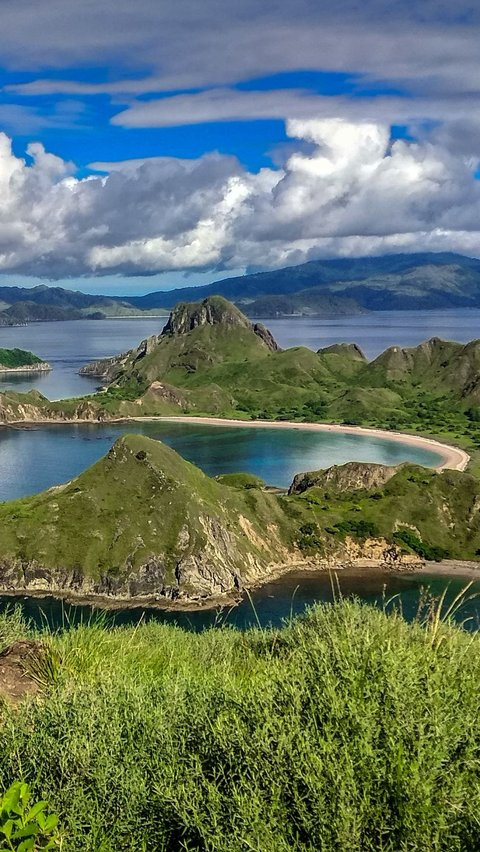
#> input picture uaspengcit-main/img/labuan.jpeg, 480 x 852 px, found by its file name
$ python KNN.py
#> lines starting #> are read from the running program, lines starting #| are printed output that depends on the picture
import cv2
import numpy as np
import matplotlib.pyplot as plt
from sklearn.neighbors import KNeighborsClassifier

# Membaca gambar dari file
image = cv2.imread('labuan.jpeg')  # Ganti dengan path ke file gambar Anda
#> image is the input picture: shape (852, 480, 3); mean B, G, R 102.8, 117.1, 100.9
image = cv2.cvtColor(image, cv2.COLOR_BGR2RGB)  # Konversi BGR ke RGB

# Menampilkan gambar asli
plt.figure(figsize=(8, 8))
plt.imshow(image)
plt.title('Gambar Asli')
plt.show()

# Mengubah gambar menjadi bentuk 2D
pixel_values = image.reshape((-1, 3))
pixel_values = np.float32(pixel_values)

# Membuat label untuk KNN (misalnya, kita gunakan label manual untuk latihan)
# Pada praktiknya, Anda akan memiliki data label untuk segmentasi
labels = np.zeros((pixel_values.shape[0],), dtype=int)

# Misal kita labeli beberapa pixel secara manual untuk KNN
# Label 1 untuk latar belakang, 2 untuk objek yang ingin disegmentasi
# Contoh data latih (manual untuk contoh)
labels[1000:2000] = 1  # beberapa piksel untuk latar belakang
labels[5000:6000] = 2  # beberapa piksel untuk objek

# Melatih model KNN
knn = KNeighborsClassifier(n_neighbors=3)
knn.fit(pixel_values, labels)

# Prediksi label untuk setiap piksel dalam gambar
segmented_labels = knn.predict(pixel_values)

# Mengubah label hasil segmentasi ke bentuk gambar
segmented_image = segmented_labels.reshape(image.shape[0], image.shape[1])
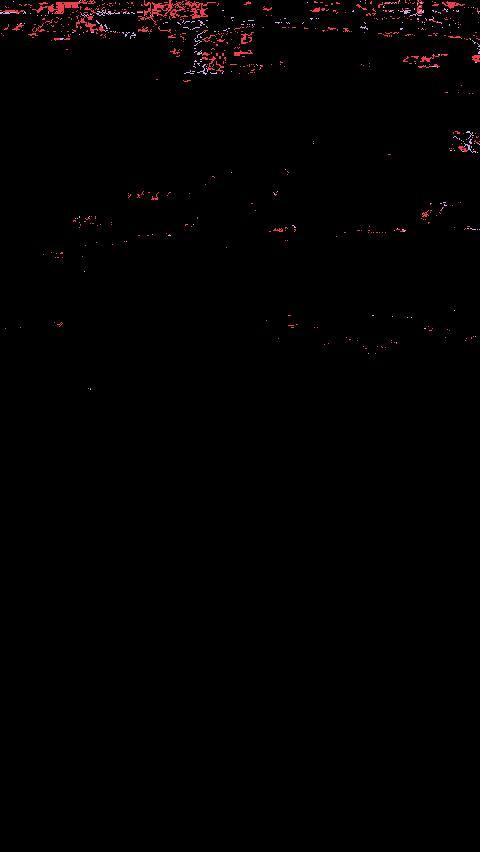
#> segmented_image: shape (852, 480) int64; 3 distinct labels, from 0 to 2; one colour per label, 0 black

# Menampilkan gambar hasil segmentasi
plt.figure(figsize=(8, 8))
plt.imshow(segmented_image, cmap='viridis')
plt.title('Gambar Hasil Segmentasi')
plt.show()

# Menyimpan gambar hasil segmentasi
cv2.imwrite('segmented_image_knn.jpg', segmented_image)
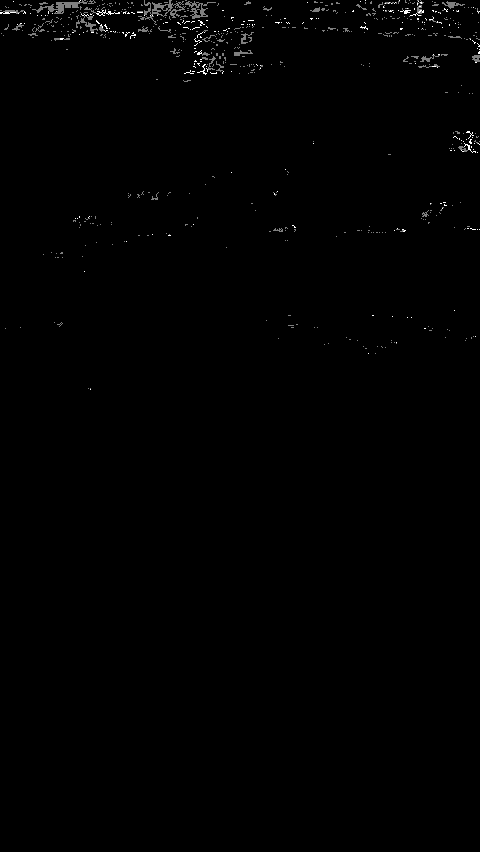
#> saved as segmented_image_knn.jpg: shape (852, 480); min 0, max 2, mean 0.0108; drawn with min black and max white
